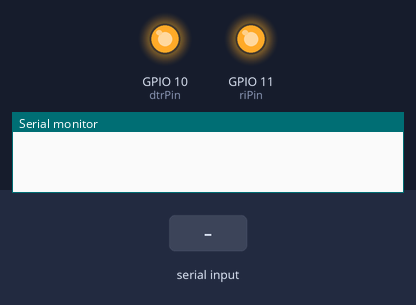
Recording of a sketch running on a simulated ESP32-S3. Parts: output pins drawn as LEDs (lit = HIGH), the last lines printed to the serial monitor. The inputs (shaded band) are chosen by the test bench. The modem accepts every AT command (registered, SIM ready, sends succeed) and sends nothing else.

Above: at 0.1 s.
At 2.2 s:
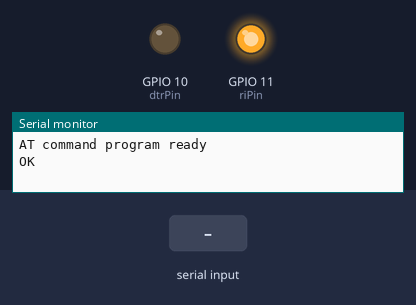
2.3 s: "1" received over the second serial link
Timing chart, 0 to 5.3 s (numbered marks = the images above; inputs shaded):
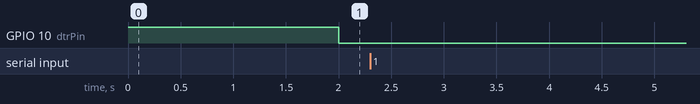

The sketch:

sketch_jun20a.ino
```cpp
#include <HardwareSerial.h>

// Define the serial port used to communicate with the SIM7672S module
HardwareSerial simSerial(1);

// Define the DTR and RI pins used for hardware flow control
const int dtrPin = 10;
const int riPin = 11;

void setup() {
  // Start the serial ports at the appropriate baud rates
  Serial.begin(115200);
  simSerial.begin(115200, SERIAL_8N1, 18, 17);

  // Set the DTR and RI pins as outputs and initialize them to HIGH
  pinMode(dtrPin, OUTPUT);
  digitalWrite(dtrPin, HIGH);
  pinMode(riPin, OUTPUT);
  digitalWrite(riPin, HIGH);

  // Wait for the serial ports to initialize
  delay(1000);

  // Print a message to the Arduino IDE Serial Monitor to indicate that the program is ready
  Serial.println("AT command program ready");
}

void loop() {
  // Send an AT command to the SIM7672S module and print the response
  simSerial.println("AT");
  delay(1000);
  printResponse();

  // Send a second AT command to the SIM7672S module and print the response
  simSerial.println("AT+CSQ");
  delay(1000);
  printResponse();
}

void printResponse() {
  // Set the DTR pin LOW to signal the SIM7672S module to start sending data
  digitalWrite(dtrPin, LOW);

  // Read any available data from the serial port and write it to the Arduino IDE Serial Monitor
  while (simSerial.available()) {
    Serial.write(simSerial.read());
  }

  // Set the RI pin HIGH to signal the SIM7672S module that the data has been received
  digitalWrite(riPin, HIGH);
}
```
